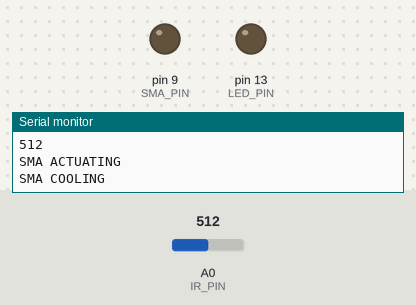
Recording of a sketch running on a simulated Arduino Uno, built with avr-gcc and run on an emulated ATmega328P. Shown: output pins drawn as LEDs (lit = HIGH), the last lines printed to the serial monitor. Inputs (shaded band) come from the test bench; at power-on: A0 (IR_PIN) = 512.

Above: at 18.0 s.
18.1 s: A0 (IR_PIN) set to 33
At 22.5 s:
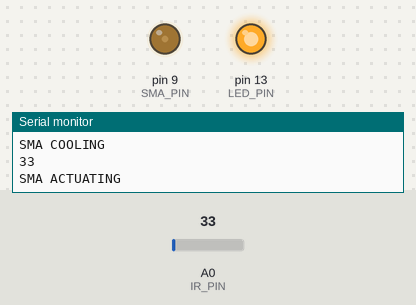
34.2 s: A0 (IR_PIN) set to 28
At 35.3 s:
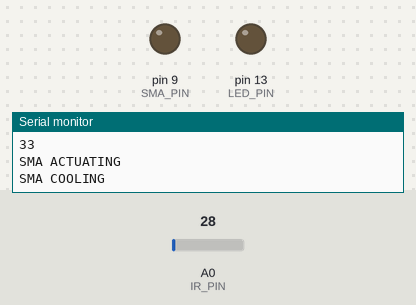
Timing chart, 0 to 37.2 s (numbered marks = the images above; inputs shaded):
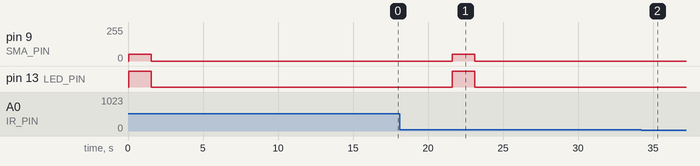

Measured:
- the behaviour switches between 30 and 29 on A0 (IR_PIN) (found by bisection; images 1 and 2)
- after the input at 34.2 s, pin 9 (SMA_PIN): stays 0/255 (without the input it goes to 51/255 after 9.0 s); pin 13 (LED_PIN): stays LOW (without the input it goes to HIGH after 9.0 s)

The sketch:

SMA_actuation_DK.ino
```cpp
/* If you have an SMA actuator as part of your kit, you can run this specific test.
 *  You will be able to actuate your SMA, upon waving an object in front of an IR sensor.
 *  Connect your High Current Device Module (HCDM) to port P2 (8P8C) on your Node Controller (NC).
 *  Connect your SMA actuator interface board to port C on your HCDM.
 *  Connect your IR sensor to port A on your HCDM.
 *  Power your HCDM through the barrel splitter + wall adapter.
 *  Power your NC either with a USB connection to laptop or through the wall adapter.
 */

//Global variables
#define SMA_PIN   9     //Pin # for SMA PWM on P2
#define LED_PIN   13    //Pin # for on-board Teensy LED
#define IR_PIN    14    //Pin # for analog-in IR on P2
#define TIME_ON   1.5   //In Seconds (Less than 2s)
#define TIME_OFF  20    //In Seconds (At least 30s)
#define DUTY_CYCLE 20   //Percentage (0% = 0V, 100% = 5V)

// The PWM on your SMA will be conducted, since running 5V continuously will
// be too much for the SMA.  20% duty cycle has been applied.  Do not change the TIME_ON,
// TIME_OFF or DUTY_CYCLE values under any circumstance.

int IR_THRESHOLD = 30; // Value to get IR sensor to be triggered ... can change depending on difficulty in getting sensor to react
int valRead = 0;

void setup() {
  // Declarations for Sensor and Actuator Pins
  pinMode(SMA_PIN,OUTPUT);
  pinMode(LED_PIN,OUTPUT); // On-Board Indicator LED
  pinMode(IR_PIN,INPUT);

  //Initialize SMA to resting position
  analogWrite(SMA_PIN,0);

  //Intialize Serial Communication
  Serial.begin(19200);
}

void loop() {
  //Detect Presence for Actuator Movement
  valRead = analogRead(IR_PIN);
  Serial.println(valRead);
  delay(50);
  if (valRead >= IR_THRESHOLD){
    //Contract SMA by applying current
    analogWrite(SMA_PIN,map(DUTY_CYCLE, 0, 100, 0, 255)); //75% duty cycle = 191, 50% = 127, etc.
    digitalWrite(LED_PIN,HIGH);

    Serial.println("SMA ACTUATING");
    delay(TIME_ON*1000); // SMA ON time (ms)
    analogWrite(SMA_PIN,0);
    digitalWrite(LED_PIN, LOW);
    Serial.println("SMA COOLING");
    delay(TIME_OFF*1000); // SMA Cool time (ms)
  }
  else{
    //SMA in idle position
    analogWrite(SMA_PIN,0);
    digitalWrite(LED_PIN,LOW);
    Serial.println("SMA OFF");
  }
}
```
